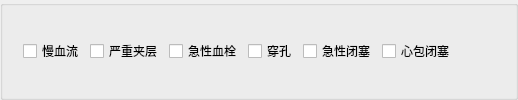
    <widget class="QGroupBox" name="m_grpSZBFZ">
     <property name="styleSheet">
      <string notr="true"/>
     </property>
     <layout class="QVBoxLayout" name="verticalLayout_21">
      <item>
       <layout class="QHBoxLayout" name="horizontalLayout_26">
        <item>
         <widget class="QWidget" name="m_wgtSZBFZ" native="true">
          <layout class="QHBoxLayout" name="horizontalLayout_27">
           <item>
            <widget class="QCheckBox" name="checkBox_9">
             <property name="text">
              <string>慢血流</string>
             </property>
            </widget>
           </item>
           <item>
            <widget class="QCheckBox" name="checkBox_10">
             <property name="text">
              <string>严重夹层</string>
             </property>
            </widget>
           </item>
           <item>
            <widget class="QCheckBox" name="checkBox_11">
             <property name="text">
              <string>急性血栓</string>
             </property>
            </widget>
           </item>
           <item>
            <widget class="QCheckBox" name="checkBox_12">
             <property name="text">
              <string>穿孔</string>
             </property>
            </widget>
           </item>
           <item>
            <widget class="QCheckBox" name="checkBox_13">
             <property name="text">
              <string>急性闭塞</string>
             </property>
            </widget>
           </item>
           <item>
            <widget class="QCheckBox" name="checkBox_14">
             <property name="text">
              <string>心包闭塞</string>
             </property>
            </widget>
           </item>
          </layout>
         </widget>
        </item>
        <item>
         <spacer name="horizontalSpacer_15">
          <property name="orientation">
           <enum>Qt::Horizontal</enum>
          </property>
          <property name="sizeHint" stdset="0">
           <size>
            <width>40</width>
            <height>20</height>
           </size>
          </property>
         </spacer>
        </item>
       </layout>
      </item>
     </layout>
    </widget>
